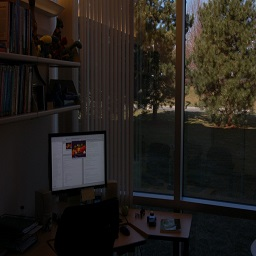
%> input picture assignment1/office.jpg, 256 x 256 px
$ octave --eval "histEq;"   (GNU Octave 9; MATLAB toolbox functions it lacks are replaced by stand-ins)
%> lines starting %> are read from the running program, lines starting %| are printed output that depends on the picture
function histEq()
   img = imread('office.jpg');
%> img is the input picture: size 256x256x3 uint8; mean R, G, B 35.5, 31.6, 27.3
   gray = rgb2gray(img);
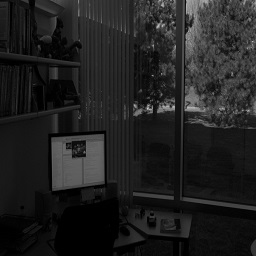
%> gray: size 256x256 uint8; min 0, max 207, mean 32.2
   class(gray)
%> ans = 'uint8'
   [p, freq] = prob(gray);
%> after the loop in prob, `for i = 1:size(img,1)`: freq = 255 values, max 3520 at index 1, min 0 at index 173, mean 257
%> in prob, `p = freq ./ scale;`: p = 255 values, max 0.0537 at index 1, min 0 at index 173, mean 0.00392
   tr = cmf(p);
%> after the loop in cmf, `for i = 2:length(l)`: c = 255 values from 0.0537 to 1
%> tr = 255 values from 0.0537 to 1
   %print tr;
   bins = 255;
   s = round(tr .* bins);
%> s = 255 values from 14 to 255

   out = zeros(size(gray));
   colorOut = zeros(size(img));
   for i = 1:size(gray,1)
       for j = 1:size(gray,2)
           out(i,j) = s(gray(i,j) + 1);
           colorOut(i,j,1) = uint8(s(img(i,j,1) + 1));
           colorOut(i,j,2) = uint8(s(img(i,j,2) + 1));
           colorOut(i,j,3) = uint8(s(img(i,j,3) + 1));
       end
   end
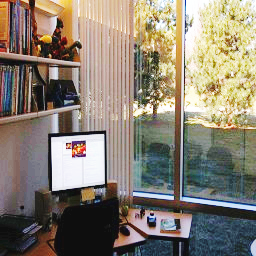
%> colorOut: size 256x256x3 double; mean R, G, B 136.4, 127.7, 114
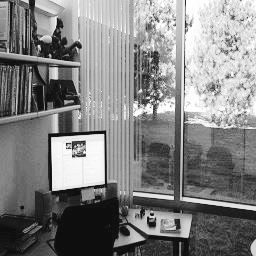
%> out: size 256x256 double; min 14, max 255, mean 129.7

   figure(1);
   out = mat2gray(out);
   imshow(out);

   figure(2);
   imhist(out);
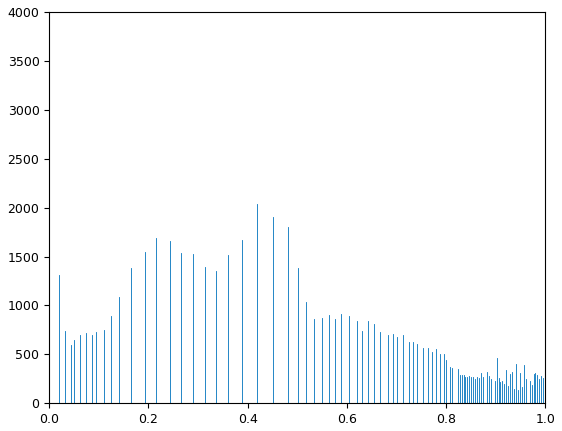
%> figure redrawn from the program's plot data; highest point at x = 0, y = 3520
%> `histEq;`:
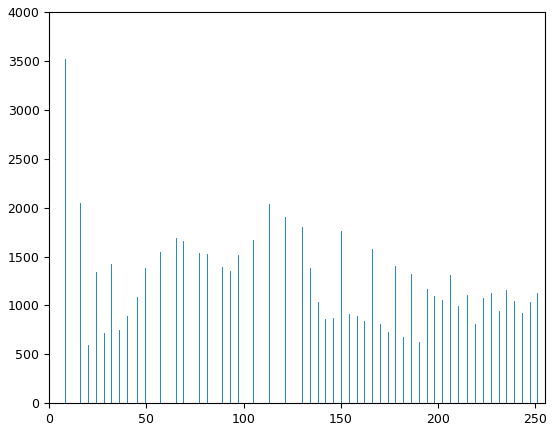
%> figure redrawn from the program's plot data; highest point at x = 8, y = 3520

   figure;
   imhist(histeq(gray));

   %imshow(mat2double(colorOut(:,:,1)));
   %imhist(gray);
   %imhist(out);
end

function histMatch(gray)
   [p, freq] = prob(gray);
   tr = cmf(p);
   %print tr;
   bins = 255;
   s1 = round(tr .* bins);

   r = ramp(255);
   pdf = hist(r, 255);
   [p2, freq2] = probList(r);
   tr2 = cfd(p2);
   s2 = round(tr2 .* bins);

   mapping = zeros(256,1);
   for i = 1: 255
       [~,ind] = min(abs(s1(i) - s2));
       mapping(i) = ind - 1;

   end
   out = mapping(img + 1);
   figure;
   imshow(mat2gray(out));

end

function his = findHist(s,dim)
   his = zeros(255,1);
   l = zeros(255,1);
   for i = 1:255
       l(i) = []
   end
   for i=1:255

       his(i) = hist(i) + sum(freq(s(i)))/dim;
   end

end


%%find prob of image intensties
function [p, freq] = prob(img)
   %scale factor
   scale = size(img,1) * size(img,2);

   %frequency list
   freq = zeros(255,1);

   %calculate #pixels for each intensity value
   for i = 1:size(img,1)
       for j = 1:size(img,2)
           freq(img(i,j) + 1) = freq(img(i,j) + 1) + 1;
       end
   end

   %calculate probability
   p = freq ./ scale;
end

%%find cumulative probabilites of image intensity
function c = cmf(l)
   c = zeros(length(l),1);
   c(1) = l(1);

   %calculate the cumulative probs by adding
   for i = 2:length(l)
       c(i) = c(i - 1) + l(i);
   end
end
